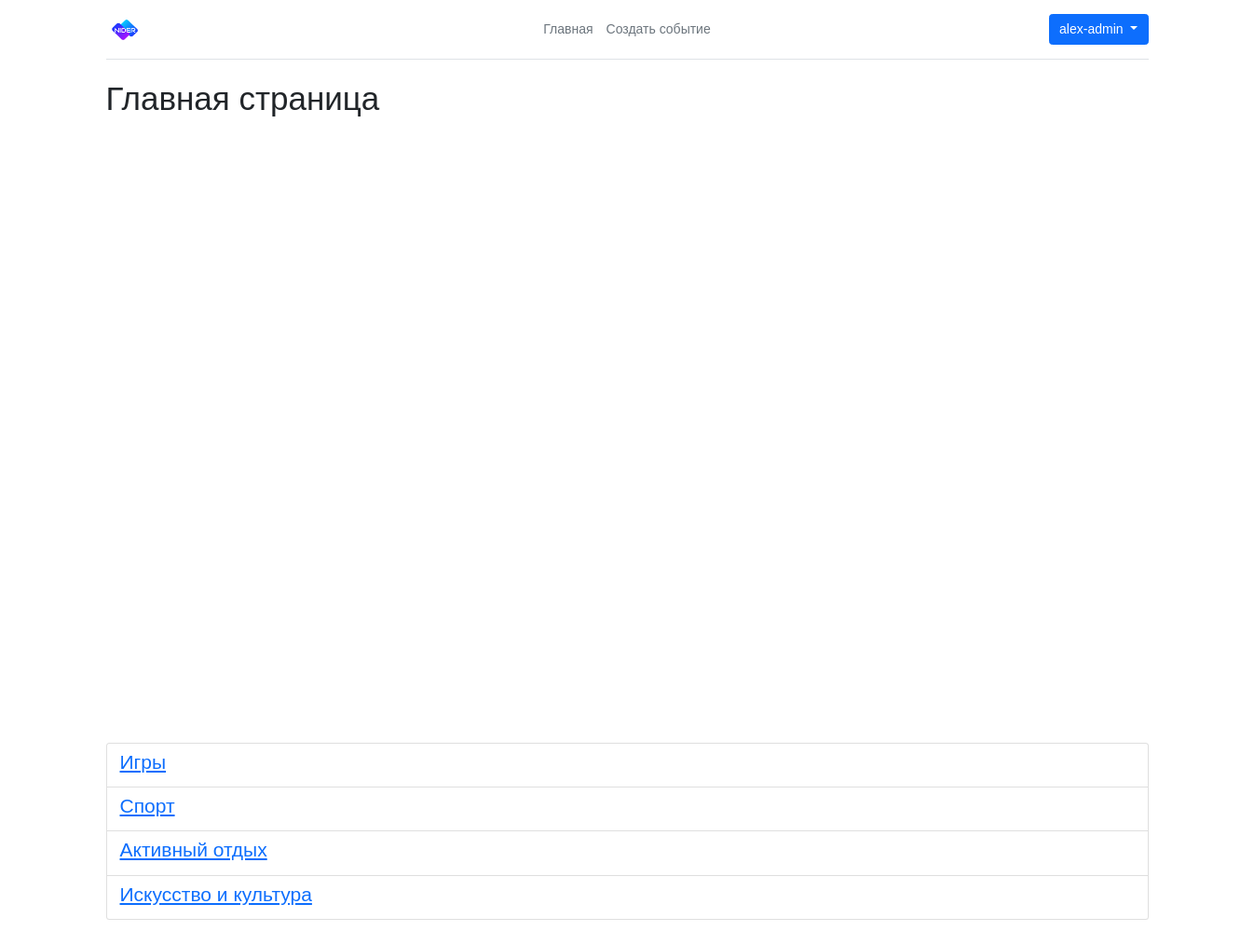
/ (signed in), run on the app's committed database.
### hobbies/models.py (models this page shows, shortened)
class HobbyCategory(models.Model):
    name = models.CharField('Название', max_length=128)

### main/views.py (the view)
# urls.py: 2. Add a URL to urlpatterns:  path('', views.home, name='home')
def home(request):
    m = folium.Map(location=[55, 88], zoom_start=3)
    folium.Marker([55.644466, 37.395744], tooltip='Click for more', popup='Moscow').add_to(m)
    m = m._repr_html_()
    context = {
        'title': 'Главная страница',
        'm': m,
        'categories': HobbyCategory.objects.all(),
    }
    return render(request, 'main/home.html', context)

### main/templates/main/home.html (shortened to what this page needs)
{% extends 'main/base.html' %}
{% block content %}
    <div class="features">
        <h1>{{ title }}</h1><br>
        {% if user.is_authenticated %}
            <div id="map" style="width: 1295px; height: 600px"></div>
            <br><br>
            <ul class="list-group">
                {% for category in categories %}
                <li class="list-group-item">
                    <a href="{% url 'category' category.id %}"><h4>{{category.name}}</h4></a>
                </li>
                {% endfor %}
            </ul>
            <br><br><br><br>
        {% else %}
            <h3>Контент доступен только при регистрации...</h3>
        {% endif %}
    </div>
{% endblock %}

### main/templates/main/base.html (shortened to what this page needs)
{% load static %}
<!DOCTYPE html>
<html lang="en">
<head>
    <link rel="stylesheet" href="{% static 'main/css/main.css' %}">
    <link rel="stylesheet" href="{% static 'main/js/map.js' %}">
    <link rel="stylesheet" href="https://cdn.jsdelivr.net/npm/bootstrap@5.1.3/dist/css/bootstrap.min.css">
    <link href="https://cdn.jsdelivr.net/npm/bootstrap@5.0.0/dist/css/bootstrap.min.css" rel="stylesheet" >
</head>
<body>
    <div class="container">
      <header class="d-flex flex-wrap align-items-center justify-content-center justify-content-md-between py-3 mb-4 border-bottom">
        <a href="/" class="d-flex align-items-center col-md-3 mb-2 mb-md-0 text-dark text-decoration-none">
          <img class="bi me-2" src="/static/main/img/logo.png" alt="logo" width="40" height="32">
        </a>
        <ul class="nav col-12 col-md-auto mb-2 justify-content-center mb-md-0">
          <li><a href="{% url 'home' %}" class="nav-link px-2 link-secondary">Главная</a></li>
          <li><a href="{% url 'create-event' %}" class="nav-link px-2 link-secondary">Создать событие</a></li>
        </ul>
        <div class="col-md-3 text-end">
          {% if user.is_authenticated %}
            <div class="dropdown">
              <button class="btn btn-primary dropdown-toggle" type="button" id="dropdownMenuButton1" data-bs-toggle="dropdown" aria-expanded="false">
                  {{ user.username }}
              </button>
            </div>
          {% else %}
            <a href="{% url 'login' %}" ><button type="button" class="btn btn-outline-primary me-2">Войти</button></a>
          {% endif %}
        </div>
      </header>
      {% block content %}{% endblock %}
    </div>
</body>
</html>

### main/templates/main/base.html (style rules this page uses)
html, body { width: 100%; height: 95%; margin: 0; padding: 0; font-family: Arial; font-size: 14px; }
#map { width: 100%; height: 95%; }

### data on the page
HobbyCategory: name "Игры"
HobbyCategory: name "Спорт"
HobbyCategory: name "Активный отдых"
HobbyCategory: name "Искусство и культура"

### other printed values
{{ user.username }} "alex-admin"
{{ title }} "Главная страница"
